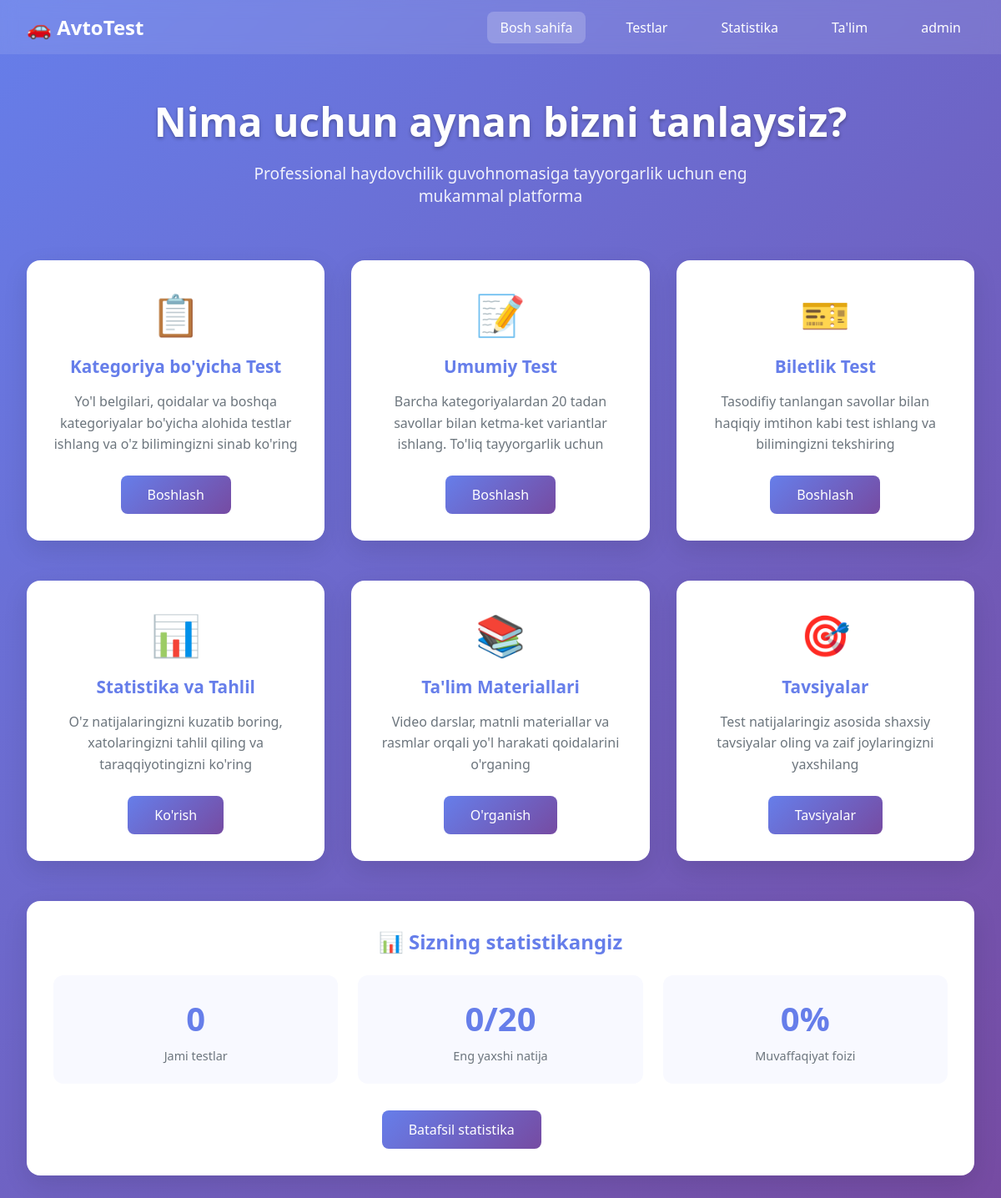
/ (signed in), run on the app's committed database.
### account/models.py (models this page shows, shortened)
class CustomUser(AbstractUser):
    phone_number = models.CharField(max_length=15, blank=True, null=True)
    birth_date = models.DateField(blank=True, null=True)
    total_tests_taken = models.IntegerField(default=0)
    best_score = models.IntegerField(default=0)
    created_at = models.DateTimeField(auto_now_add=True)
    updated_at = models.DateTimeField(auto_now=True)
    groups = models.ManyToManyField(
        'auth.Group',
        verbose_name='groups',
        blank=True,
        help_text='The groups this user belongs to.',
        related_name='customuser_set',
        related_query_name='customuser',
    )
    user_permissions = models.ManyToManyField(
        'auth.Permission',
        verbose_name='user permissions',
        blank=True,
        help_text='Specific permissions for this user.',
        related_name='customuser_set',
        related_query_name='customuser',
    )

### quiz/views.py (the view)
# urls.py: path('', home_view, name='home'),
def home_view(request):
    categories = Category.objects.all()
    recent_results = None
    if request.user.is_authenticated:
        recent_results = TestResult.objects.filter(user=request.user).order_by('-created_at')[:5]
    context = {
        'categories': categories,
        'recent_results': recent_results,
    }
    return render(request, 'home.html', context)

### templates/home.html (shortened to what this page needs)
<!DOCTYPE html>
<html lang="uz">
<head>
</head>
<body>
    <header class="header">
        <nav class="nav">
            <a href="{% url 'home' %}" class="logo">
                🚗 AvtoTest
            </a>
            <ul class="nav-links">
                <li><a href="{% url 'home' %}" class="active">Bosh sahifa</a></li>
                <li><a href="{% url 'quiz:categories' %}">Testlar</a></li>
                <li><a href="{% url 'quiz:statistics' %}">Statistika</a></li>
                <li><a href="{% url 'quiz:education' %}">Ta'lim</a></li>
                {% if user.is_authenticated %}
                    <li><a href="{% url 'account:profile' %}">{{ user.first_name|default:user.username }}</a></li>
                {% else %}
                    <li><a href="{% url 'account:login' %}">Kirish</a></li>
                {% endif %}
            </ul>
        </nav>
    </header>
    <div class="container">
        <div class="hero">
            <h1>Nima uchun aynan bizni tanlaysiz?</h1>
            <p>Professional haydovchilik guvohnomasiga tayyorgarlik uchun eng mukammal platforma</p>
        </div>
        <div class="action-cards">
            <div class="action-card">
                <div class="action-icon">📋</div>
                <h3>Kategoriya bo'yicha Test</h3>
                <p>Yo'l belgilari, qoidalar va boshqa kategoriyalar bo'yicha alohida testlar ishlang va o'z bilimingizni sinab ko'ring</p>
                <a href="{% url 'quiz:categories' %}" class="btn">Boshlash</a>
            </div>
            <div class="action-card">
                <div class="action-icon">📝</div>
                <h3>Umumiy Test</h3>
                <p>Barcha kategoriyalardan 20 tadan savollar bilan ketma-ket variantlar ishlang. To'liq tayyorgarlik uchun</p>
                <a href="{% url 'quiz:general_test' %}" class="btn">Boshlash</a>
            </div>
            <div class="action-card">
                <div class="action-icon">🎫</div>
                <h3>Biletlik Test</h3>
                <p>Tasodifiy tanlangan savollar bilan haqiqiy imtihon kabi test ishlang va bilimingizni tekshiring</p>
                <a href="{% url 'quiz:tickets' %}" class="btn">Boshlash</a>
            </div>
        </div>
        <div class="action-cards" style="margin-top: 2rem;">
            <div class="action-card">
                <div class="action-icon">📊</div>
                <h3>Statistika va Tahlil</h3>
                <p>O'z natijalaringizni kuzatib boring, xatolaringizni tahlil qiling va taraqqiyotingizni ko'ring</p>
                <a href="{% url 'quiz:statistics' %}" class="btn">Ko'rish</a>
            </div>
            <div class="action-card">
                <div class="action-icon">📚</div>
                <h3>Ta'lim Materiallari</h3>
                <p>Video darslar, matnli materiallar va rasmlar orqali yo'l harakati qoidalarini o'rganing</p>
                <a href="{% url 'quiz:education' %}" class="btn">O'rganish</a>
            </div>
            <div class="action-card">
                <div class="action-icon">🎯</div>
                <h3>Tavsiyalar</h3>
                <p>Test natijalaringiz asosida shaxsiy tavsiyalar oling va zaif joylaringizni yaxshilang</p>
                <a href="{% url 'quiz:recommendations' %}" class="btn">Tavsiyalar</a>
            </div>
        </div>
        {% if user.is_authenticated %}
        <div class="stats-card">
            <h2 style="color: #667eea; margin-bottom: 1.5rem; text-align: center;">📊 Sizning statistikangiz</h2>
            <div class="stats-grid">
                <div class="stat-item">
                    <div class="stat-value">{{ user.total_tests_taken|default:0 }}</div>
                    <div class="stat-label">Jami testlar</div>
                </div>
                <div class="stat-item">
                    <div class="stat-value">{{ user.best_score|default:0 }}/20</div>
                    <div class="stat-label">Eng yaxshi natija</div>
                </div>
                <div class="stat-item">
                    <div class="stat-value">
                        {% if user.best_score > 0 %}{{ user.best_score|floatformat:0 }}0%{% else %}0%{% endif %}
                    </div>
                    <div class="stat-label">Muvaffaqiyat foizi</div>
                </div>
            </div>
            <div style="text-align: center;">
                <a href="{% url 'quiz:statistics' %}" class="btn">Batafsil statistika</a>
                <a href="{% url 'quiz:recommendations' %}" class="btn-secondary">Tavsiyalar</a>
            </div>
        </div>
        {% endif %}
    </div>
</body>
</html>

### templates/home.html (style rules this page uses)
* { margin: 0; padding: 0; box-sizing: border-box; }
body { font-family: 'Segoe UI', Tahoma, Geneva, Verdana, sans-serif; background: linear-gradient(135deg, #667eea 0%, #764ba2 100%); min-height: 100vh; color: #333; }
.header { background: rgba(255, 255, 255, 0.1); backdrop-filter: blur(10px); padding: 1rem 0; margin-bottom: 3rem; }
.nav { max-width: 1200px; margin: 0 auto; display: flex; justify-content: space-between; align-items: center; padding: 0 2rem; }
.logo { display: flex; align-items: center; gap: 0.5rem; color: white; font-size: 1.5rem; font-weight: bold; text-decoration: none; }
.nav-links { display: flex; gap: 2rem; list-style: none; }
.nav-links a { color: white; text-decoration: none; padding: 0.5rem 1rem; border-radius: 8px; transition: background 0.3s; }
.nav-links a:hover, .nav-links a.active { background: rgba(255, 255, 255, 0.2); }
.container { max-width: 1200px; margin: 0 auto; padding: 0 2rem; }
.hero { text-align: center; margin-bottom: 4rem; color: white; }
.hero h1 { font-size: 3rem; margin-bottom: 1rem; text-shadow: 0 2px 4px rgba(0,0,0,0.3); }
.hero p { font-size: 1.2rem; opacity: 0.9; max-width: 600px; margin: 0 auto; }
.action-cards { display: grid; grid-template-columns: repeat(auto-fit, minmax(300px, 1fr)); gap: 2rem; margin-bottom: 3rem; }
.action-card { background: white; border-radius: 16px; padding: 2rem; text-align: center; box-shadow: 0 10px 30px rgba(0, 0, 0, 0.1); transition: transform 0.3s, box-shadow 0.3s; }
.action-icon { font-size: 3rem; margin-bottom: 1rem; }
.action-card h3 { color: #667eea; margin-bottom: 1rem; font-size: 1.3rem; }
.action-card p { color: #6c757d; margin-bottom: 1.5rem; line-height: 1.6; }
.btn { display: inline-block; background: linear-gradient(135deg, #667eea, #764ba2); color: white; text-decoration: none; padding: 0.75rem 2rem; border-radius: 8px; font-weight: 500; transition: transform 0.3s, box-shadow 0.3s; }
.btn-secondary { background: rgba(255, 255, 255, 0.2); color: white; margin-left: 1rem; }
.stats-card { background: white; border-radius: 16px; padding: 2rem; margin-bottom: 2rem; box-shadow: 0 10px 30px rgba(0, 0, 0, 0.1); }
.stats-grid { display: grid; grid-template-columns: repeat(auto-fit, minmax(200px, 1fr)); gap: 1.5rem; margin-bottom: 2rem; }
.stat-item { text-align: center; padding: 1.5rem; background: #f8f9ff; border-radius: 12px; }
.stat-value { font-size: 2.5rem; font-weight: bold; color: #667eea; margin-bottom: 0.5rem; }
.stat-label { color: #6c757d; font-size: 0.9rem; }

### data on the page
CustomUser: first_name "admin", total_tests_taken "0", best_score "0"
